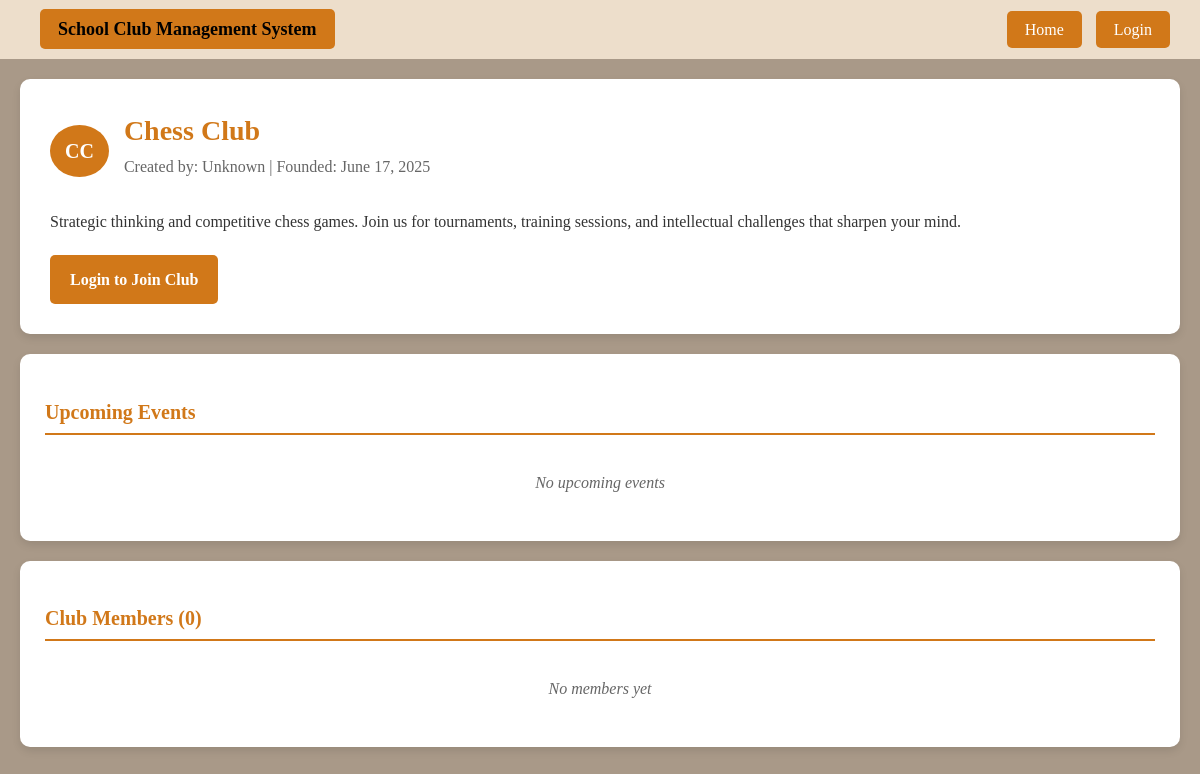
Page /club_details.php?id=1 on the committed database.
### tables this page shows
CREATE TABLE `clubs` (
  `id` int(11) NOT NULL,
  `name` varchar(100) NOT NULL,
  `initials` varchar(10) NOT NULL,
  `description` text DEFAULT NULL,
  `created_by` int(11) DEFAULT NULL,
  `created_at` timestamp NOT NULL DEFAULT current_timestamp()
);

### club_details.php (the view, shortened to what this page needs)
<?php
$conn = new mysqli("localhost", "root", "", "ics_project");
$club_id = isset($_GET['id']) ? intval($_GET['id']) : 0;
$club_stmt = $conn->prepare("SELECT c.*, u.username as creator_name FROM clubs c LEFT JOIN users u ON c.created_by = u.id WHERE c.id = ?");
$club_stmt->bind_param("i", $club_id);
$club_stmt->execute();
$club_result = $club_stmt->get_result();
$club = $club_result->fetch_assoc();
$events_stmt = $conn->prepare("SELECT * FROM events WHERE club_id = ? ORDER BY event_date DESC");
$events_stmt->bind_param("i", $club_id);
$events_stmt->execute();
$events_result = $events_stmt->get_result();
$members_stmt = $conn->prepare("SELECT u.username, u.role, m.joined_at FROM memberships m JOIN users u ON m.user_id = u.id WHERE m.club_id = ? ORDER BY m.joined_at DESC");
$members_stmt->bind_param("i", $club_id);
$members_stmt->execute();
$members_result = $members_stmt->get_result();
$is_member = false;
?>
<!DOCTYPE html>
<html>
<head>
</head>
<body>
    <div class="navbar">
        <div class="logo">
            <a href="home.php" style="color: black; text-decoration: none;">
                School Club Management System
            </a>
        </div>
        <div>
            <?php if (isset($_SESSION['username'])): ?>
                <span style="color: black; margin-right: 10px;">
                    Welcome, <?php echo htmlspecialchars($_SESSION['username']); ?>!
                </span>
                <a href="home.php">Home</a>
                <a href="student_dashboard.php">Dashboard</a>
                <a href="logout.php">Logout</a>
            <?php else: ?>
                <a href="home.php">Home</a>
                <a href="login.php">Login</a>
            <?php endif; ?>
        </div>
    </div>
    <div class="container">
        <div class="club-header">
            <div class="club-title">
                <div class="club-initials-badge"><?php echo htmlspecialchars($club['initials']); ?></div>
                <div>
                    <h1 class="club-name"><?php echo htmlspecialchars($club['name']); ?></h1>
                    <div class="club-meta">
                        Created by: <?php echo htmlspecialchars($club['creator_name'] ?? 'Unknown'); ?> |
                        Founded: <?php echo date('F j, Y', strtotime($club['created_at'])); ?>
                    </div>
                </div>
            </div>
            <div class="club-description">
                <?php echo htmlspecialchars($club['description']); ?>
            </div>
            <?php if (isset($_SESSION['user_id'])): ?>
                <div class="action-buttons">
                    <?php if ($is_member): ?>
                        <span class="btn btn-success">✓ You are a member</span>
                        <a href="leave_club.php?id=<?php echo $club_id; ?>" class="btn btn-secondary"
                           onclick="return confirm('Are you sure you want to leave this club?')">Leave Club</a>
                    <?php else: ?>
                        <a href="join_club.php?id=<?php echo $club_id; ?>" class="btn btn-primary">Join Club</a>
                    <?php endif; ?>
                </div>
            <?php else: ?>
                <div class="action-buttons">
                    <a href="login.php" class="btn btn-primary">Login to Join Club</a>
                </div>
            <?php endif; ?>
        </div>
        <div class="section">
            <h2 class="section-title">Upcoming Events</h2>
            <?php if ($events_result->num_rows > 0): ?>
                <?php while($event = $events_result->fetch_assoc()): ?>
                    <div class="event-item">
                        <div class="event-title"><?php echo htmlspecialchars($event['title']); ?></div>
                        <div class="event-date">
                            <?php echo $event['event_date'] ? date('F j, Y', strtotime($event['event_date'])) : 'Date TBD'; ?>
                        </div>
                        <div><?php echo htmlspecialchars($event['description']); ?></div>
                    </div>
                <?php endwhile; ?>
            <?php else: ?>
                <div class="no-content">No upcoming events</div>
            <?php endif; ?>
        </div>
        <div class="section">
            <h2 class="section-title">Club Members (<?php echo $members_result->num_rows; ?>)</h2>
            <?php if ($members_result->num_rows > 0): ?>
                <?php while($member = $members_result->fetch_assoc()): ?>
                    <div class="member-item">
                        <span class="member-name"><?php echo htmlspecialchars($member['username']); ?></span>
                        <span class="member-role"><?php echo htmlspecialchars($member['role']); ?></span>
                        <span style="color: #666; font-size: 12px; margin-left: 10px;">
                            Joined: <?php echo date('M j, Y', strtotime($member['joined_at'])); ?>
                        </span>
                    </div>
                <?php endwhile; ?>
            <?php else: ?>
                <div class="no-content">No members yet</div>
            <?php endif; ?>
        </div>
    </div>
</body>

### club_details.php (style rules this page uses)
body { font-family: 'Times New Roman', Times, serif; margin: 0; padding: 0; background-color: rgb(169, 153, 136); line-height: 1.6; }
.navbar { background-color: rgb(237, 222, 203); padding: 15px 30px; display: flex; justify-content: space-between; align-items: center; }
.navbar .logo { font-size: 18px; font-weight: bold; color: black; }
.navbar a { background-color: rgb(209, 120, 25); color: #fff; padding: 10px 18px; text-decoration: none; border-radius: 5px; transition: background-color 0.3s ease; margin-left: 10px; }
.container { max-width: 1200px; margin: 0 auto; padding: 20px; }
.club-header { background-color: white; border-radius: 10px; padding: 30px; margin-bottom: 20px; box-shadow: 0 4px 8px rgba(0, 0, 0, 0.1); }
.club-title { display: flex; align-items: center; gap: 15px; margin-bottom: 15px; }
.club-initials-badge { background-color: rgb(209, 120, 25); color: white; padding: 10px 15px; border-radius: 50%; font-weight: bold; font-size: 20px; }
.club-name { font-size: 28px; color: rgb(209, 120, 25); margin: 0; }
.club-meta { color: #666; margin-bottom: 15px; }
.club-description { font-size: 16px; color: #333; }
.action-buttons { margin-top: 20px; display: flex; gap: 10px; }
.btn { padding: 12px 20px; border: none; border-radius: 5px; cursor: pointer; text-decoration: none; display: inline-block; transition: background-color 0.3s ease; font-weight: bold; }
.btn-primary { background-color: rgb(209, 120, 25); color: white; }
.section { background-color: white; border-radius: 10px; padding: 25px; margin-bottom: 20px; box-shadow: 0 4px 8px rgba(0, 0, 0, 0.1); }
.section-title { color: rgb(209, 120, 25); font-size: 20px; margin-bottom: 15px; border-bottom: 2px solid rgb(209, 120, 25); padding-bottom: 5px; }
.no-content { text-align: center; color: #666; font-style: italic; padding: 20px; }

### rows in the picture
clubs: initials "CC", name "Chess Club", created_at "June 17, 2025", description "Strategic thinking and competitive chess games. Join us for tournaments, training sessions, and intellectual challenges that sharpen your mind."

### other values in the picture
$club['creator_name'] "Unknown"
$members_result->num_rows "0"
